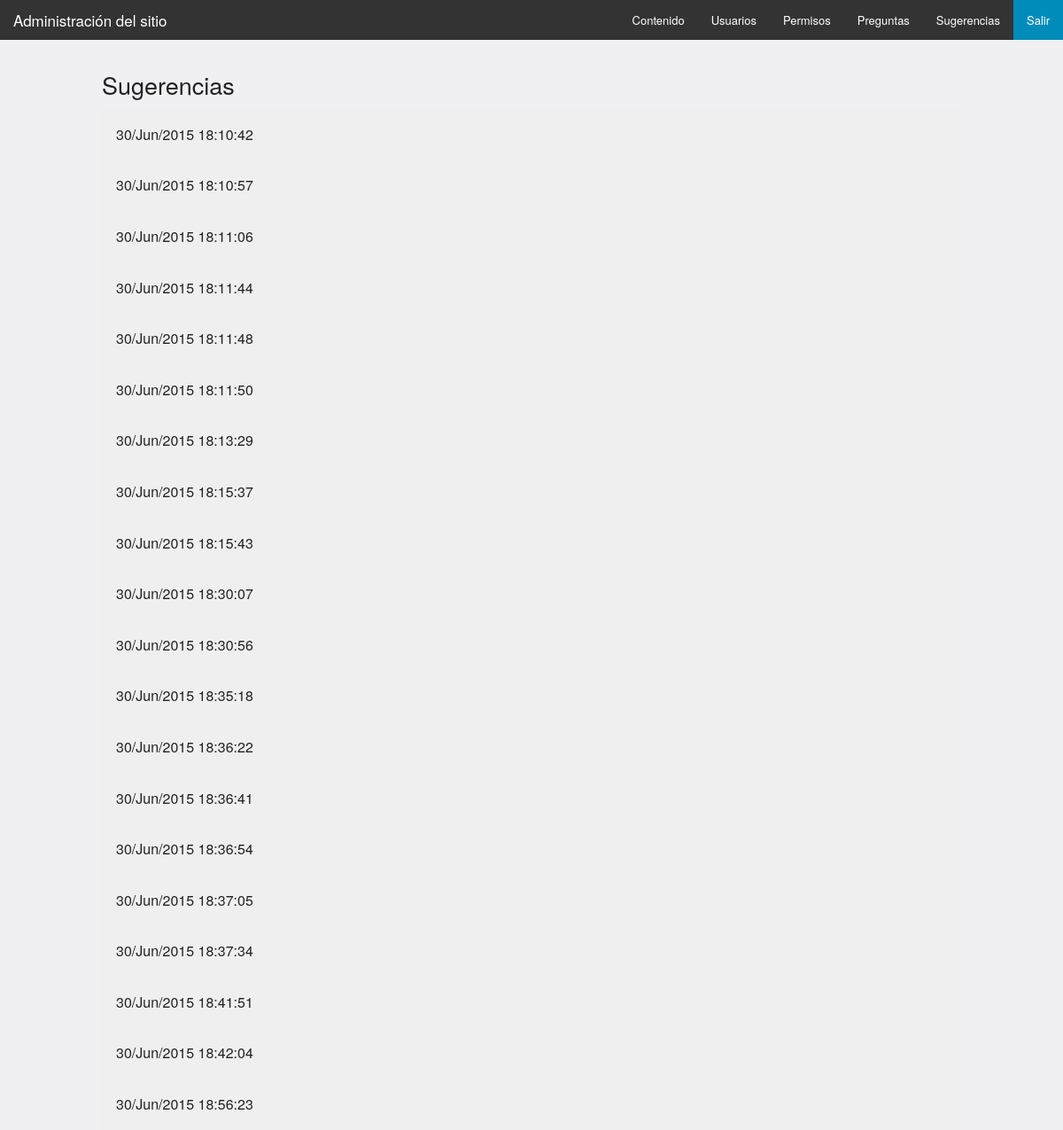
The app's page /admin/sugerencias (signed in) with its own data.
### tables this page shows
CREATE TABLE IF NOT EXISTS suggestion (
    id INT(10) NOT NULL AUTO_INCREMENT,
    content VARCHAR(800) NOT NULL,
    status VARCHAR(20) DEFAULT 'Pendiente',
    since TIMESTAMP DEFAULT CURRENT_TIMESTAMP,

    PRIMARY KEY (id)
);

### admin/library/View.php (called while the page is built, shortened)
<?php
class View extends Response {
    protected $template;
    protected $vars = [];
    public function __construct($template, $vars = []) {
        $this->template = $template;
        $this->vars = $vars;
    }
    public function getTemplate() {
        return $this->template;
    }
    public function getVars() {
        return $this->vars;
    }
    public function output() {
        $template = $this->getTemplate();
        $vars = $this->getVars();
        call_user_func(function () use ($template, $vars) {
            extract($vars);
            require "view/$template.tpl.php";
            require "view/layout.tpl.php";
        });
    }
}

### admin/index.php (called while the page is built, shortened)
<?php
spl_autoload_register(function ($qualified_class_name) {
    $vendor_name = "en2portr3s";
    $prefix = '';
    if (__NAMESPACE__) {
        $this_namespace = str_replace($vendor_name . '\\', '', __NAMESPACE__);
        $this_array = explode('\\', $this_namespace);
        for ($index = 0; $index < count($this_array); $index++) {
            $prefix .= '../';
        }
    }
    $class_name_position = strripos($qualified_class_name, '\\') + 1;
    $class_name = substr($qualified_class_name, $class_name_position);
    $namespaces = str_replace(array($vendor_name . '\\', $class_name), '', $qualified_class_name);
    $route = str_replace('\\', '/', $namespaces);
});
    ?>
    <?php
$received_url = filter_input(INPUT_GET, 'url', FILTER_SANITIZE_URL);
$url = empty($received_url) ? "contenido" : $received_url;
$request = new Request($url);
$request->execute();

### model/Suggestion.php (called while the page is built, shortened)
<?php
class Suggestion extends Database {
    function __construct($suggestion_data = []) {
        $this->db_name = "en2portr3s";
    }
    public function select($id = '') {
        $this->query = "SELECT * FROM suggestion";
        $this->retrieve();
        $matches = count($this->rows);
        return $this->rows;
    }
}

### model/Database.php (called while the page is built, shortened)
<?php
abstract class Database {
    private static $db_host = 'localhost';
    private static $db_user = 'n2x3_user';
    private static $db_pass = 'En2porTr3$';
    private static $db_enc = 'utf8';
    protected $db_name = 'default';
    protected $query;
    private $connection;
    private function connect() {
        $this->connection = new \mysqli(
                self::$db_host, self::$db_user, self::$db_pass, $this->db_name);
        $this->connection->set_charset(self::$db_enc);
    }
    protected function retrieve() {
        $result = $this->connection->query($this->query);
    }
}

### admin/view/sugerencias.tpl.php (the view, shortened to what this page needs)
<?php
$suggestion = new Suggestion();
$list = $suggestion->select();
?>
<ul class="accordion" data-accordion>
    <h3>Sugerencias</h3>
    <?php
    foreach ($list as $data) {
        $date = DateTime::createFromFormat('Y-m-d H:i:s', $data['since']);
        ?>
        <li class="accordion-navigation">
            <a href="#question_id_<?= $data['id'] ?>">
                <?= $date->format('d/M/Y H:i:s') ?>
            </a>
        </li>
        <?php
    }
    ?>
</ul>

### admin/view/css/app.css (style rules this page uses)
body { background: #F0F0F3; }
ul.accordion { margin-left: 0px; }

### records on screen
suggestion: since "30/Jun/2015 18:10:42"
suggestion: since "30/Jun/2015 18:10:57"
suggestion: since "30/Jun/2015 18:11:06"
suggestion: since "30/Jun/2015 18:11:44"
suggestion: since "30/Jun/2015 18:11:48"
suggestion: since "30/Jun/2015 18:11:50"
suggestion: since "30/Jun/2015 18:13:29"
suggestion: since "30/Jun/2015 18:15:37"
suggestion: since "30/Jun/2015 18:15:43"
suggestion: since "30/Jun/2015 18:30:07"
suggestion: since "30/Jun/2015 18:30:56"
suggestion: since "30/Jun/2015 18:35:18"
suggestion: since "30/Jun/2015 18:36:22"
suggestion: since "30/Jun/2015 18:36:41"
suggestion: since "30/Jun/2015 18:36:54"
suggestion: since "30/Jun/2015 18:37:05"
suggestion: since "30/Jun/2015 18:37:34"
suggestion: since "30/Jun/2015 18:41:51"
suggestion: since "30/Jun/2015 18:42:04"
suggestion: since "30/Jun/2015 18:56:23"
